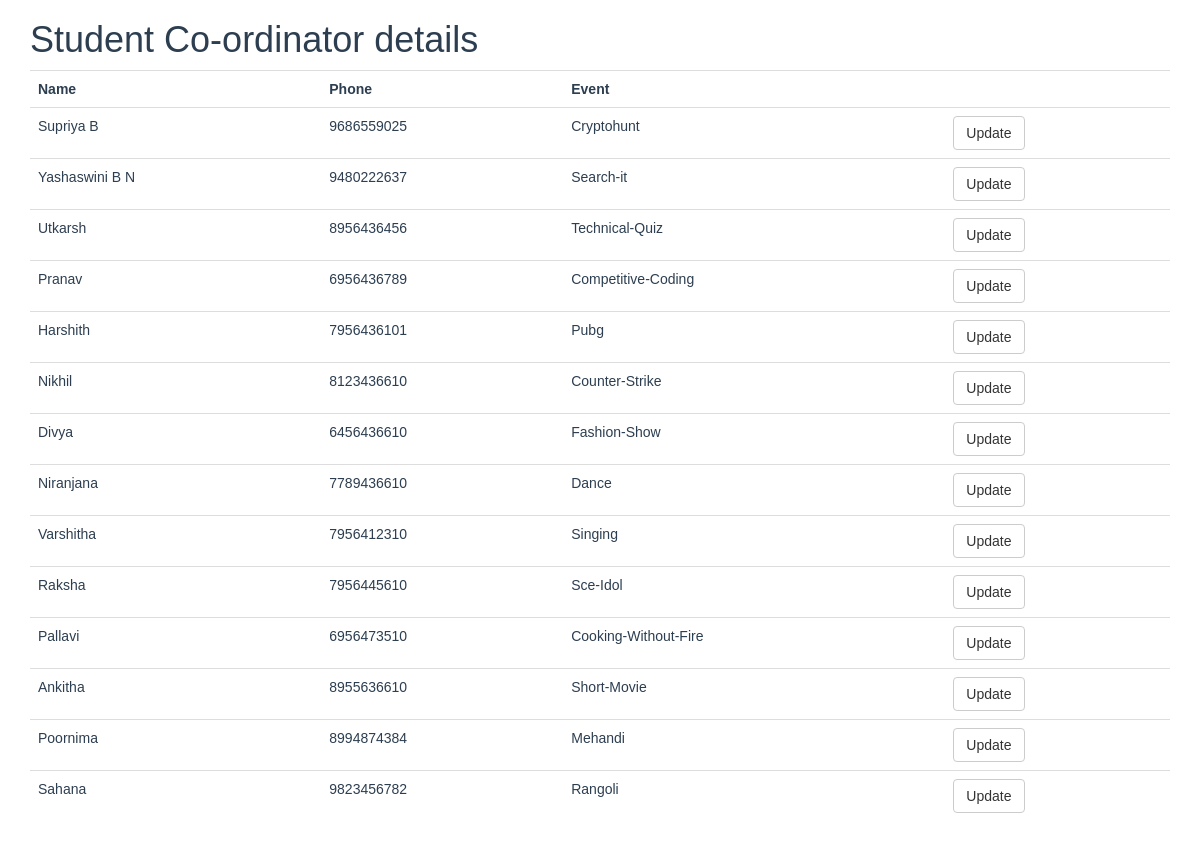
Screenshot of /Stu_cordinator.php with the database file from the repository.
### tables this page shows
CREATE TABLE `student_coordinator` (
  `sid` int(11) NOT NULL,
  `st_name` varchar(100) NOT NULL,
  `phone` varchar(10) DEFAULT NULL,
  `event_id` int(11) DEFAULT NULL
);

CREATE TABLE `events` (
  `event_id` int(11) NOT NULL,
  `event_title` varchar(50) NOT NULL,
  `event_price` int(11) DEFAULT NULL,
  `participants` int(100) DEFAULT 0,
  `img_link` text DEFAULT NULL,
  `type_id` int(11) DEFAULT NULL
);

### Stu_cordinator.php (the view, shortened to what this page needs)
<?php
include_once 'classes/db1.php';
$result = mysqli_query($conn,"SELECT * FROM student_coordinator s ,events e where e.event_id= s.event_id");
?>
<!DOCTYPE html>
<html>
<head>
        <?php require 'utils/styles.php'; ?>
    </head>
<body>
<div class = "content">
<div class = "container">
<h1>Student Co-ordinator details</h1>
<?php
if (mysqli_num_rows($result) > 0) {
?>
 <table class="table table-hover" >
  <tr>
    <th>Name</th>
    <th>Phone</th>
    <th>Event</th>
    <th></th>
  </tr>
<?php
while($row = mysqli_fetch_array($result)) {
?>
<tr>
    <td><?php echo $row["st_name"]; ?></td>
    <td><?php echo $row["phone"]; ?></td>
    <td><?php echo $row["event_title"]; ?></td>
    <td> <?php echo '<a  href="updateStudent.php?id='.$row['event_id'].'" class = "btn btn-default"> Update</a>'?></td>
</tr>
<?php
}
?>
</table>
 <?php
}
else{
    echo "No result found";
}
?>
</div>
</div>
 </body>
</html>

### css/style.css (style rules this page uses)
body { overflow-x: hidden; }
.content { font-family: Arial, Helvetica, sans-serif; color: #2C3E50; }

### rows the page displays
student_coordinator: st_name "Supriya B", phone "9686559025", event.event_title "Cryptohunt"
student_coordinator: st_name "Yashaswini B N", phone "9480222637", event.event_title "Search-it"
student_coordinator: st_name "Utkarsh", phone "8956436456", event.event_title "Technical-Quiz"
student_coordinator: st_name "Pranav", phone "6956436789", event.event_title "Competitive-Coding"
student_coordinator: st_name "Harshith", phone "7956436101", event.event_title "Pubg"
student_coordinator: st_name "Nikhil", phone "8123436610", event.event_title "Counter-Strike"
student_coordinator: st_name "Divya", phone "6456436610", event.event_title "Fashion-Show"
student_coordinator: st_name "Niranjana", phone "7789436610", event.event_title "Dance"
student_coordinator: st_name "Varshitha", phone "7956412310", event.event_title "Singing"
student_coordinator: st_name "Raksha", phone "7956445610", event.event_title "Sce-Idol"
student_coordinator: st_name "Pallavi", phone "6956473510", event.event_title "Cooking-Without-Fire"
student_coordinator: st_name "Ankitha", phone "8955636610", event.event_title "Short-Movie"
student_coordinator: st_name "Poornima", phone "8994874384", event.event_title "Mehandi"
student_coordinator: st_name "Sahana", phone "9823456782", event.event_title "Rangoli"
